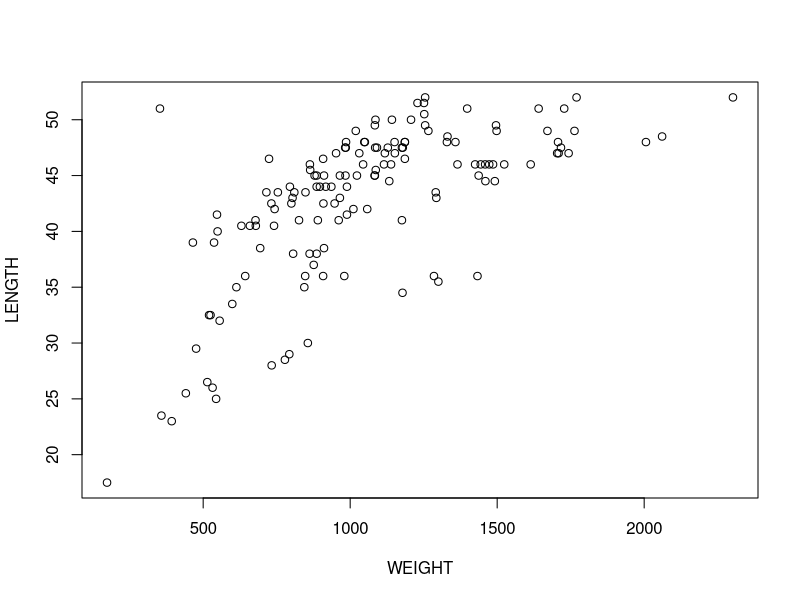
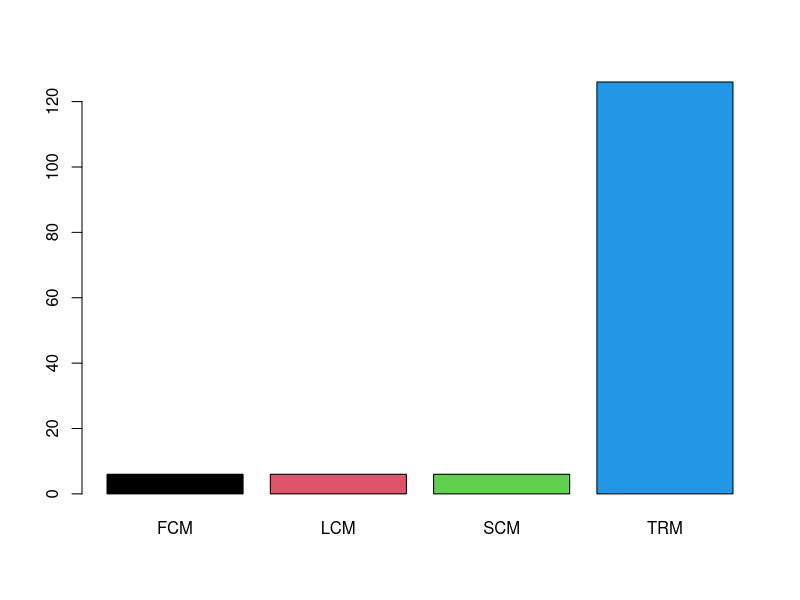
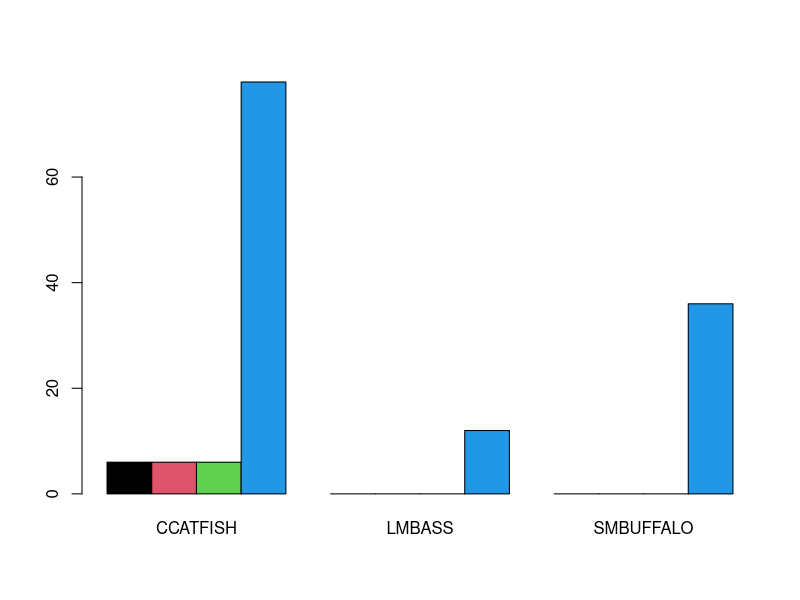
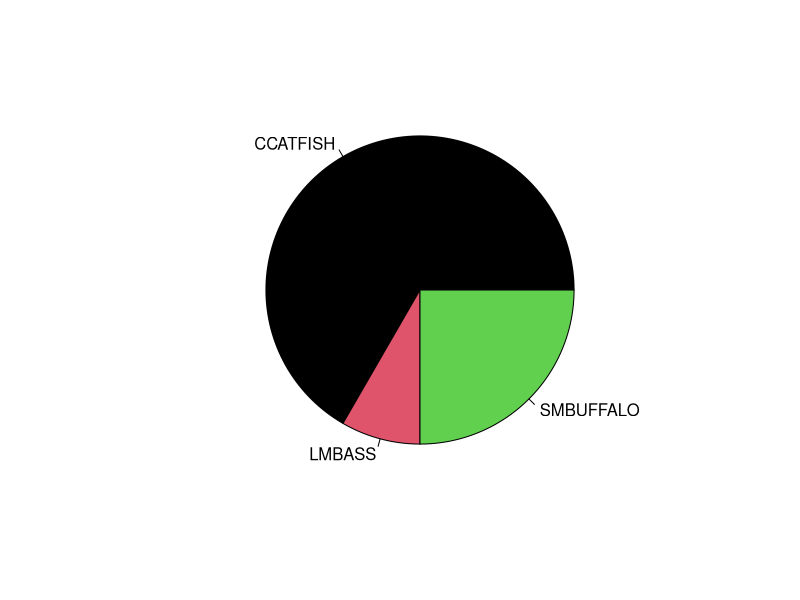
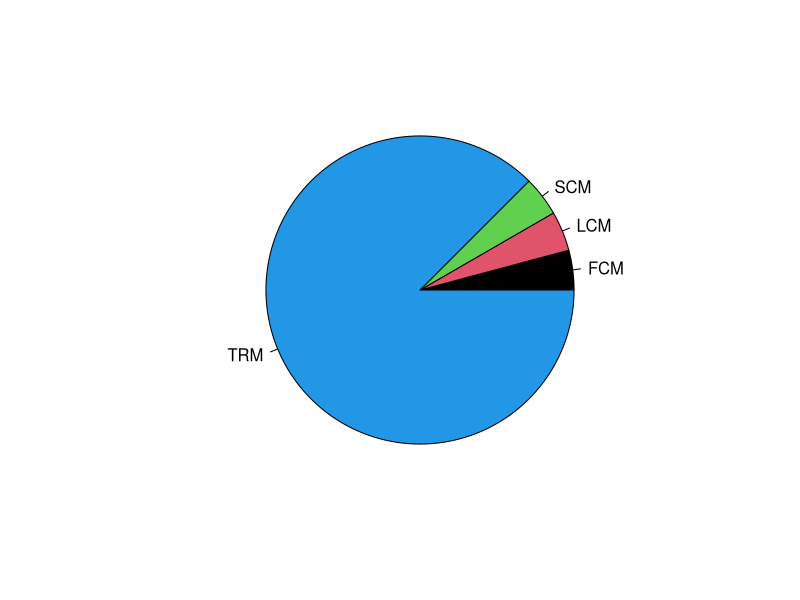
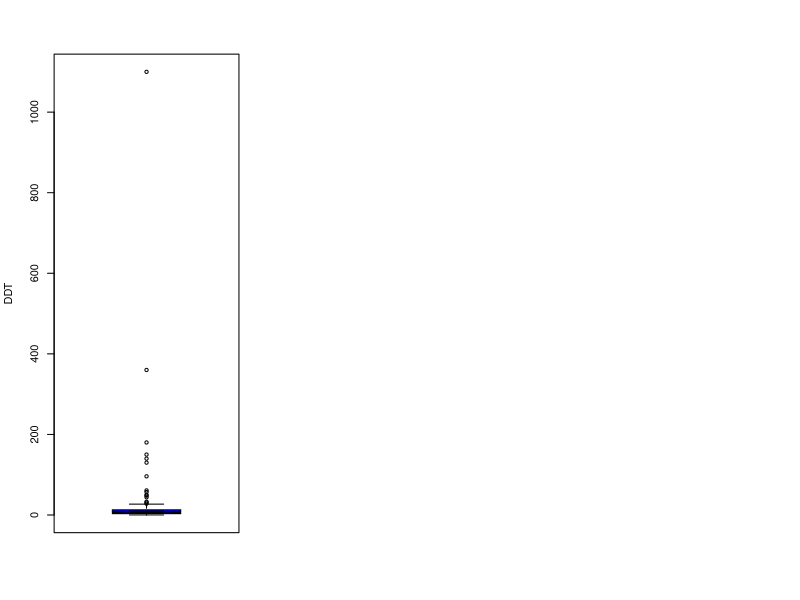
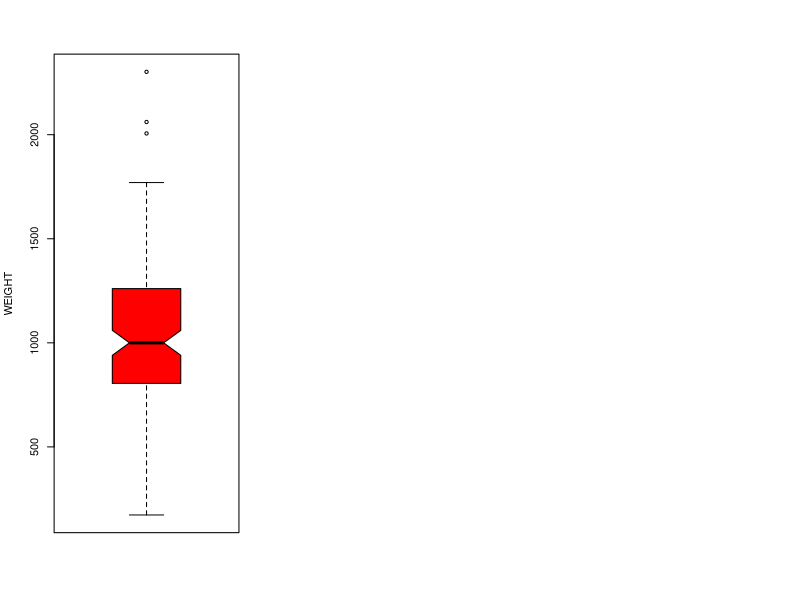
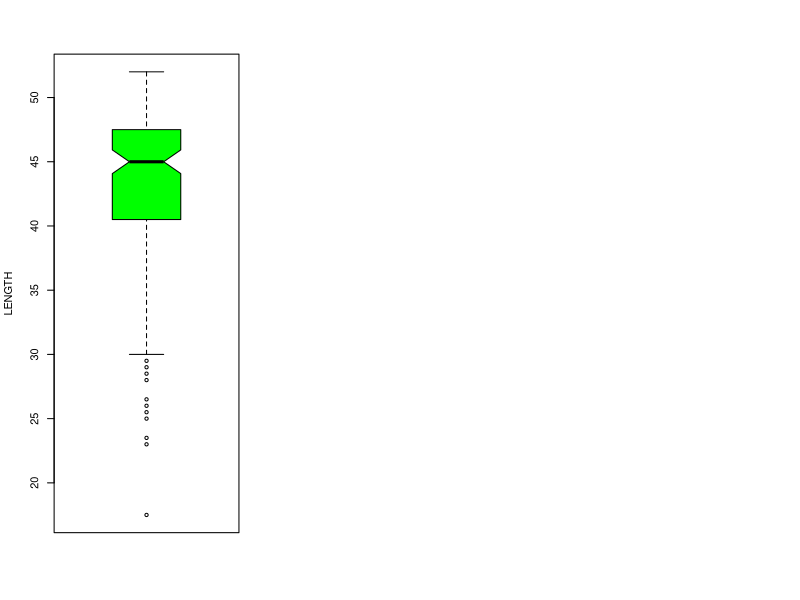

Write the R code that produced these figures, in order.
## ---- chunk 1
knitr::opts_chunk$set(echo = TRUE)
## ---- chunk 2
getwd()
## ---- chunk 3
ddt <- read.csv("DDT.csv")
head(ddt)
## ---- chunk 4
ddt <- read.csv("DDT.csv")
names(ddt)
## ---- chunk 5
ddt <- read.csv("DDT.csv")
summary(ddt)
## ---- chunk 6
with(ddt, ddt[SPECIES == "LMBASS" & WEIGHT > 800,])
## ---- chunk 7
with(ddt, ddt[RIVER == "SCM" & DDT > 4.0,])
## ---- chunk 8
c(mean(ddt$LENGTH))
## ---- chunk 9
c(sd(ddt$WEIGHT))
## ---- chunk 10
with(ddt,plot(WEIGHT,LENGTH))
## ---- chunk 11
v=1:20
v/20
## ---- chunk 12
tab = table(ddt$RIVER)
print(tab)
## ---- chunk 13
barplot(tab, col=1:4)
## ---- chunk 14
spriv=with(ddt,table(RIVER,SPECIES))
spriv
## ---- chunk 15
barplot(spriv,beside=TRUE,col=1:4)
## ---- chunk 16
sp=with(ddt,table(SPECIES))
pie(sp,col=1:3)
## ---- chunk 17
rv=with(ddt,table(RIVER))
pie(rv,col=1:4)
## ---- chunk 18
layout(matrix(c(1,2,3),nr=1,nc=3))# 1 row 3 cols
#layout.show(3)
with(ddt,boxplot(DDT,ylab="DDT",col="Blue",notch=TRUE))
## ---- chunk 19
layout(matrix(c(1,2,3),nr=1,nc=3))# 1 row 3 cols
#layout.show(3)
with(ddt,boxplot(WEIGHT,ylab="WEIGHT",col="Red",notch=TRUE))
## ---- chunk 20
layout(matrix(c(1,2,3),nr=1,nc=3))# 1 row 3 cols
#layout.show(3)
with(ddt,boxplot(LENGTH,ylab="LENGTH",col="Green",notch=TRUE))
## ---- chunk 21
rivcol=with(ddt, ifelse(RIVER=="FCM","Red",
                        ifelse(RIVER=="LCM","Blue",
                               ifelse(RIVER=="SCM","Green","Black"))))
coplot(LENGTH~WEIGHT|RIVER,data=ddt, col=rivcol)
## ---- chunk 22
fishcol=with(ddt,ifelse(SPECIES=="CCATFISH","Red",
                        ifelse(SPECIES=="SMBUFFALO","Blue","Green")))
coplot(DDT~WEIGHT|SPECIES,data=ddt, col=fishcol)
## ---- chunk 23
library(ggplot2)
g = ggplot(ddt, aes(x=SPECIES, y= WEIGHT, fill = RIVER) )
g = g + geom_boxplot() + ggtitle("Jeffrey Stevenson") + coord_equal(3/c(max(ddt$WEIGHT)))
g
## ---- chunk 24
g = ggplot(ddt, aes(x=RIVER, y= LENGTH, fill = SPECIES) )
g = g + geom_violin() + ggtitle("Jeffrey Stevenson") + coord_equal(6/c(max(ddt$LENGTH)))
g
## ---- chunk 25
g = ggplot(ddt, aes(x=WEIGHT, y= LENGTH, color = SPECIES) )
g = g + geom_point() + ggtitle("Jeffrey Stevenson") + coord_equal((c(max(ddt$WEIGHT))+1000)/c(max(ddt$LENGTH)))
g
